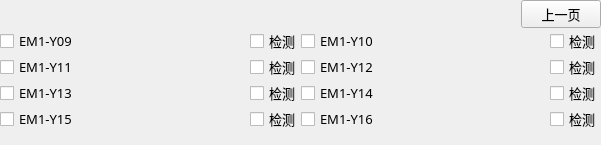
        <widget class="QWidget" name="pageTwo">
         <layout class="QGridLayout" name="gridLayout_3">
          <property name="margin">
           <number>0</number>
          </property>
          <property name="spacing">
           <number>0</number>
          </property>
          <item row="0" column="0" colspan="2">
           <layout class="QHBoxLayout" name="horizontalLayout_17">
            <item>
             <spacer name="horizontalSpacer">
              <property name="orientation">
               <enum>Qt::Horizontal</enum>
              </property>
              <property name="sizeHint" stdset="0">
               <size>
                <width>40</width>
                <height>20</height>
               </size>
              </property>
             </spacer>
            </item>
            <item>
             <widget class="QPushButton" name="BtnPrev">
              <property name="minimumSize">
               <size>
                <width>75</width>
                <height>25</height>
               </size>
              </property>
              <property name="maximumSize">
               <size>
                <width>150</width>
                <height>50</height>
               </size>
              </property>
              <property name="font">
               <font>
                <family>微软雅黑</family>
                <pointsize>10</pointsize>
                <weight>50</weight>
                <bold>false</bold>
               </font>
              </property>
              <property name="text">
               <string>上一页</string>
              </property>
             </widget>
            </item>
           </layout>
          </item>
          <item row="1" column="0">
           <layout class="QHBoxLayout" name="horizontalLayout_11">
            <property name="spacing">
             <number>4</number>
            </property>
            <item>
             <widget class="xCheckBox" name="checkBoxJig09">
              <property name="sizePolicy">
               <sizepolicy hsizetype="Expanding" vsizetype="Minimum">
                <horstretch>0</horstretch>
                <verstretch>0</verstretch>
               </sizepolicy>
              </property>
              <property name="minimumSize">
               <size>
                <width>0</width>
                <height>25</height>
               </size>
              </property>
              <property name="maximumSize">
               <size>
                <width>16777215</width>
                <height>50</height>
               </size>
              </property>
              <property name="font">
               <font>
                <family>微软雅黑</family>
                <pointsize>10</pointsize>
                <weight>50</weight>
                <bold>false</bold>
               </font>
              </property>
              <property name="focusPolicy">
               <enum>Qt::NoFocus</enum>
              </property>
              <property name="text">
               <string>EM1-Y09</string>
              </property>
              <property name="iconSize">
               <size>
                <width>32</width>
                <height>32</height>
               </size>
              </property>
             </widget>
            </item>
            <item>
             <widget class="xCheckBox" name="checkBoxcheck09">
              <property name="sizePolicy">
               <sizepolicy hsizetype="Preferred" vsizetype="Minimum">
                <horstretch>0</horstretch>
                <verstretch>0</verstretch>
               </sizepolicy>
              </property>
              <property name="minimumSize">
               <size>
                <width>45</width>
                <height>25</height>
               </size>
              </property>
              <property name="maximumSize">
               <size>
                <width>16777215</width>
                <height>50</height>
               </size>
              </property>
              <property name="font">
               <font>
                <family>微软雅黑</family>
                <pointsize>10</pointsize>
                <weight>50</weight>
                <bold>false</bold>
               </font>
              </property>
              <property name="focusPolicy">
               <enum>Qt::NoFocus</enum>
              </property>
              <property name="text">
               <string>检测</string>
              </property>
              <property name="iconSize">
               <size>
                <width>32</width>
                <height>32</height>
               </size>
              </property>
             </widget>
            </item>
           </layout>
          </item>
          <item row="1" column="1">
           <layout class="QHBoxLayout" name="horizontalLayout_13">
            <property name="spacing">
             <number>4</number>
            </property>
            <item>
             <widget class="xCheckBox" name="checkBoxJig10">
              <property name="sizePolicy">
               <sizepolicy hsizetype="Expanding" vsizetype="Minimum">
                <horstretch>0</horstretch>
                <verstretch>0</verstretch>
               </sizepolicy>
              </property>
              <property name="minimumSize">
               <size>
                <width>0</width>
                <height>25</height>
               </size>
              </property>
              <property name="maximumSize">
               <size>
                <width>16777215</width>
                <height>50</height>
               </size>
              </property>
              <property name="font">
               <font>
                <family>微软雅黑</family>
                <pointsize>10</pointsize>
                <weight>50</weight>
                <bold>false</bold>
               </font>
              </property>
              <property name="focusPolicy">
               <enum>Qt::NoFocus</enum>
              </property>
              <property name="text">
               <string>EM1-Y10</string>
              </property>
              <property name="iconSize">
               <size>
                <width>32</width>
                <height>32</height>
               </size>
              </property>
             </widget>
            </item>
            <item>
             <widget class="xCheckBox" name="checkBoxcheck10">
              <property name="sizePolicy">
               <sizepolicy hsizetype="Preferred" vsizetype="Minimum">
                <horstretch>0</horstretch>
                <verstretch>0</verstretch>
               </sizepolicy>
              </property>
              <property name="minimumSize">
               <size>
                <width>45</width>
                <height>25</height>
               </size>
              </property>
              <property name="maximumSize">
               <size>
                <width>16777215</width>
                <height>50</height>
               </size>
              </property>
              <property name="font">
               <font>
                <family>微软雅黑</family>
                <pointsize>10</pointsize>
                <weight>50</weight>
                <bold>false</bold>
               </font>
              </property>
              <property name="focusPolicy">
               <enum>Qt::NoFocus</enum>
              </property>
              <property name="text">
               <string>检测</string>
              </property>
              <property name="iconSize">
               <size>
                <width>32</width>
                <height>32</height>
               </size>
              </property>
             </widget>
            </item>
           </layout>
          </item>
          <item row="2" column="0">
           <layout class="QHBoxLayout" name="horizontalLayout_9">
            <property name="spacing">
             <number>4</number>
            </property>
            <item>
             <widget class="xCheckBox" name="checkBoxJig11">
              <property name="sizePolicy">
               <sizepolicy hsizetype="Expanding" vsizetype="Minimum">
                <horstretch>0</horstretch>
                <verstretch>0</verstretch>
               </sizepolicy>
              </property>
              <property name="minimumSize">
               <size>
                <width>0</width>
                <height>25</height>
               </size>
              </property>
              <property name="maximumSize">
               <size>
                <width>16777215</width>
                <height>50</height>
               </size>
              </property>
              <property name="font">
               <font>
                <family>微软雅黑</family>
                <pointsize>10</pointsize>
                <weight>50</weight>
                <bold>false</bold>
               </font>
              </property>
              <property name="focusPolicy">
               <enum>Qt::NoFocus</enum>
              </property>
              <property name="text">
               <string>EM1-Y11</string>
              </property>
              <property name="iconSize">
               <size>
                <width>32</width>
                <height>32</height>
               </size>
              </property>
             </widget>
            </item>
            <item>
             <widget class="xCheckBox" name="checkBoxcheck11">
              <property name="sizePolicy">
               <sizepolicy hsizetype="Preferred" vsizetype="Minimum">
                <horstretch>0</horstretch>
                <verstretch>0</verstretch>
               </sizepolicy>
              </property>
              <property name="minimumSize">
               <size>
                <width>45</width>
                <height>25</height>
               </size>
              </property>
              <property name="maximumSize">
               <size>
                <width>16777215</width>
                <height>50</height>
               </size>
              </property>
              <property name="font">
               <font>
                <family>微软雅黑</family>
                <pointsize>10</pointsize>
                <weight>50</weight>
                <bold>false</bold>
               </font>
              </property>
              <property name="focusPolicy">
               <enum>Qt::NoFocus</enum>
              </property>
              <property name="text">
               <string>检测</string>
              </property>
              <property name="iconSize">
               <size>
                <width>32</width>
                <height>32</height>
               </size>
              </property>
             </widget>
            </item>
           </layout>
          </item>
          <item row="2" column="1">
           <layout class="QHBoxLayout" name="horizontalLayout_14">
            <property name="spacing">
             <number>4</number>
            </property>
            <item>
             <widget class="xCheckBox" name="checkBoxJig12">
              <property name="sizePolicy">
               <sizepolicy hsizetype="Expanding" vsizetype="Minimum">
                <horstretch>0</horstretch>
                <verstretch>0</verstretch>
               </sizepolicy>
              </property>
              <property name="minimumSize">
               <size>
                <width>0</width>
                <height>25</height>
               </size>
              </property>
              <property name="maximumSize">
               <size>
                <width>16777215</width>
                <height>50</height>
               </size>
              </property>
              <property name="font">
               <font>
                <family>微软雅黑</family>
                <pointsize>10</pointsize>
                <weight>50</weight>
                <bold>false</bold>
               </font>
              </property>
              <property name="focusPolicy">
               <enum>Qt::NoFocus</enum>
              </property>
              <property name="text">
               <string>EM1-Y12</string>
              </property>
              <property name="iconSize">
               <size>
                <width>32</width>
                <height>32</height>
               </size>
              </property>
             </widget>
            </item>
            <item>
             <widget class="xCheckBox" name="checkBoxcheck12">
              <property name="sizePolicy">
               <sizepolicy hsizetype="Preferred" vsizetype="Minimum">
                <horstretch>0</horstretch>
                <verstretch>0</verstretch>
               </sizepolicy>
              </property>
              <property name="minimumSize">
               <size>
                <width>45</width>
                <height>25</height>
               </size>
              </property>
              <property name="maximumSize">
               <size>
                <width>16777215</width>
                <height>50</height>
               </size>
              </property>
              <property name="font">
               <font>
                <family>微软雅黑</family>
                <pointsize>10</pointsize>
                <weight>50</weight>
                <bold>false</bold>
               </font>
              </property>
              <property name="focusPolicy">
               <enum>Qt::NoFocus</enum>
              </property>
              <property name="text">
               <string>检测</string>
              </property>
              <property name="iconSize">
               <size>
                <width>32</width>
                <height>32</height>
               </size>
              </property>
             </widget>
            </item>
           </layout>
          </item>
          <item row="3" column="0">
           <layout class="QHBoxLayout" name="horizontalLayout_10">
            <property name="spacing">
             <number>4</number>
            </property>
            <item>
             <widget class="xCheckBox" name="checkBoxJig13">
              <property name="sizePolicy">
               <sizepolicy hsizetype="Expanding" vsizetype="Minimum">
                <horstretch>0</horstretch>
                <verstretch>0</verstretch>
               </sizepolicy>
              </property>
              <property name="minimumSize">
               <size>
                <width>0</width>
                <height>25</height>
               </size>
              </property>
              <property name="maximumSize">
               <size>
                <width>16777215</width>
                <height>50</height>
               </size>
              </property>
              <property name="font">
               <font>
                <family>微软雅黑</family>
                <pointsize>10</pointsize>
                <weight>50</weight>
                <bold>false</bold>
               </font>
              </property>
              <property name="focusPolicy">
               <enum>Qt::NoFocus</enum>
              </property>
              <property name="text">
               <string>EM1-Y13</string>
              </property>
              <property name="iconSize">
               <size>
                <width>32</width>
                <height>32</height>
               </size>
              </property>
             </widget>
            </item>
            <item>
             <widget class="xCheckBox" name="checkBoxcheck13">
              <property name="sizePolicy">
               <sizepolicy hsizetype="Preferred" vsizetype="Minimum">
                <horstretch>0</horstretch>
                <verstretch>0</verstretch>
               </sizepolicy>
              </property>
              <property name="minimumSize">
               <size>
                <width>45</width>
                <height>25</height>
               </size>
              </property>
              <property name="maximumSize">
               <size>
                <width>16777215</width>
                <height>50</height>
               </size>
              </property>
              <property name="font">
               <font>
                <family>微软雅黑</family>
                <pointsize>10</pointsize>
                <weight>50</weight>
                <bold>false</bold>
               </font>
              </property>
              <property name="focusPolicy">
               <enum>Qt::NoFocus</enum>
              </property>
              <property name="text">
               <string>检测</string>
              </property>
              <property name="iconSize">
               <size>
                <width>32</width>
                <height>32</height>
               </size>
              </property>
             </widget>
            </item>
           </layout>
          </item>
          <item row="3" column="1">
           <layout class="QHBoxLayout" name="horizontalLayout_15">
            <property name="spacing">
             <number>4</number>
            </property>
            <item>
             <widget class="xCheckBox" name="checkBoxJig14">
              <property name="sizePolicy">
               <sizepolicy hsizetype="Expanding" vsizetype="Minimum">
                <horstretch>0</horstretch>
                <verstretch>0</verstretch>
               </sizepolicy>
              </property>
              <property name="minimumSize">
               <size>
                <width>0</width>
                <height>25</height>
               </size>
              </property>
              <property name="maximumSize">
               <size>
                <width>16777215</width>
                <height>50</height>
               </size>
              </property>
              <property name="font">
               <font>
                <family>微软雅黑</family>
                <pointsize>10</pointsize>
                <weight>50</weight>
                <bold>false</bold>
               </font>
              </property>
              <property name="focusPolicy">
               <enum>Qt::NoFocus</enum>
              </property>
              <property name="text">
               <string>EM1-Y14</string>
              </property>
              <property name="iconSize">
               <size>
                <width>32</width>
                <height>32</height>
               </size>
              </property>
             </widget>
            </item>
            <item>
             <widget class="xCheckBox" name="checkBoxcheck14">
              <property name="sizePolicy">
               <sizepolicy hsizetype="Preferred" vsizetype="Minimum">
                <horstretch>0</horstretch>
                <verstretch>0</verstretch>
               </sizepolicy>
              </property>
              <property name="minimumSize">
               <size>
                <width>45</width>
                <height>25</height>
               </size>
              </property>
              <property name="maximumSize">
               <size>
                <width>16777215</width>
                <height>50</height>
               </size>
              </property>
              <property name="font">
               <font>
                <family>微软雅黑</family>
                <pointsize>10</pointsize>
                <weight>50</weight>
                <bold>false</bold>
               </font>
              </property>
              <property name="focusPolicy">
               <enum>Qt::NoFocus</enum>
              </property>
              <property name="text">
               <string>检测</string>
              </property>
              <property name="iconSize">
               <size>
                <width>32</width>
                <height>32</height>
               </size>
              </property>
             </widget>
            </item>
           </layout>
          </item>
          <item row="4" column="0">
           <layout class="QHBoxLayout" name="horizontalLayout_12">
            <property name="spacing">
             <number>4</number>
            </property>
            <item>
             <widget class="xCheckBox" name="checkBoxJig15">
              <property name="sizePolicy">
               <sizepolicy hsizetype="Expanding" vsizetype="Minimum">
                <horstretch>0</horstretch>
                <verstretch>0</verstretch>
               </sizepolicy>
              </property>
              <property name="minimumSize">
               <size>
                <width>0</width>
                <height>25</height>
               </size>
              </property>
              <property name="maximumSize">
               <size>
                <width>16777215</width>
                <height>50</height>
               </size>
              </property>
              <property name="font">
               <font>
                <family>微软雅黑</family>
                <pointsize>10</pointsize>
                <weight>50</weight>
                <bold>false</bold>
               </font>
              </property>
              <property name="focusPolicy">
               <enum>Qt::NoFocus</enum>
              </property>
              <property name="text">
               <string>EM1-Y15</string>
              </property>
              <property name="iconSize">
               <size>
                <width>32</width>
                <height>32</height>
               </size>
              </property>
             </widget>
            </item>
            <item>
             <widget class="xCheckBox" name="checkBoxcheck15">
              <property name="sizePolicy">
               <sizepolicy hsizetype="Preferred" vsizetype="Minimum">
                <horstretch>0</horstretch>
                <verstretch>0</verstretch>
               </sizepolicy>
              </property>
              <property name="minimumSize">
               <size>
                <width>45</width>
                <height>25</height>
               </size>
              </property>
              <property name="maximumSize">
               <size>
                <width>16777215</width>
                <height>50</height>
               </size>
              </property>
              <property name="font">
               <font>
                <family>微软雅黑</family>
                <pointsize>10</pointsize>
                <weight>50</weight>
                <bold>false</bold>
               </font>
              </property>
              <property name="focusPolicy">
               <enum>Qt::NoFocus</enum>
              </property>
              <property name="text">
               <string>检测</string>
              </property>
              <property name="iconSize">
               <size>
                <width>32</width>
                <height>32</height>
               </size>
              </property>
             </widget>
            </item>
           </layout>
          </item>
          <item row="4" column="1">
           <layout class="QHBoxLayout" name="horizontalLayout_16">
            <property name="spacing">
             <number>4</number>
            </property>
            <item>
             <widget class="xCheckBox" name="checkBoxJig16">
              <property name="sizePolicy">
               <sizepolicy hsizetype="Expanding" vsizetype="Minimum">
                <horstretch>0</horstretch>
                <verstretch>0</verstretch>
               </sizepolicy>
              </property>
              <property name="minimumSize">
               <size>
                <width>0</width>
                <height>25</height>
               </size>
              </property>
              <property name="maximumSize">
               <size>
                <width>16777215</width>
                <height>50</height>
               </size>
              </property>
              <property name="font">
               <font>
                <family>微软雅黑</family>
                <pointsize>10</pointsize>
                <weight>50</weight>
                <bold>false</bold>
               </font>
              </property>
              <property name="focusPolicy">
               <enum>Qt::NoFocus</enum>
              </property>
              <property name="text">
               <string>EM1-Y16</string>
              </property>
              <property name="iconSize">
               <size>
                <width>32</width>
                <height>32</height>
               </size>
              </property>
             </widget>
            </item>
            <item>
             <widget class="xCheckBox" name="checkBoxcheck16">
              <property name="sizePolicy">
               <sizepolicy hsizetype="Preferred" vsizetype="Minimum">
                <horstretch>0</horstretch>
                <verstretch>0</verstretch>
               </sizepolicy>
              </property>
              <property name="minimumSize">
               <size>
                <width>45</width>
                <height>25</height>
               </size>
              </property>
              <property name="maximumSize">
               <size>
                <width>16777215</width>
                <height>50</height>
               </size>
              </property>
              <property name="font">
               <font>
                <family>微软雅黑</family>
                <pointsize>10</pointsize>
                <weight>50</weight>
                <bold>false</bold>
               </font>
              </property>
              <property name="focusPolicy">
               <enum>Qt::NoFocus</enum>
              </property>
              <property name="text">
               <string>检测</string>
              </property>
              <property name="iconSize">
               <size>
                <width>32</width>
                <height>32</height>
               </size>
              </property>
             </widget>
            </item>
           </layout>
          </item>
          <item row="5" column="0" colspan="2">
           <spacer name="verticalSpacer_2">
            <property name="orientation">
             <enum>Qt::Vertical</enum>
            </property>
            <property name="sizeHint" stdset="0">
             <size>
              <width>601</width>
              <height>13</height>
             </size>
            </property>
           </spacer>
          </item>
         </layout>
        </widget>
